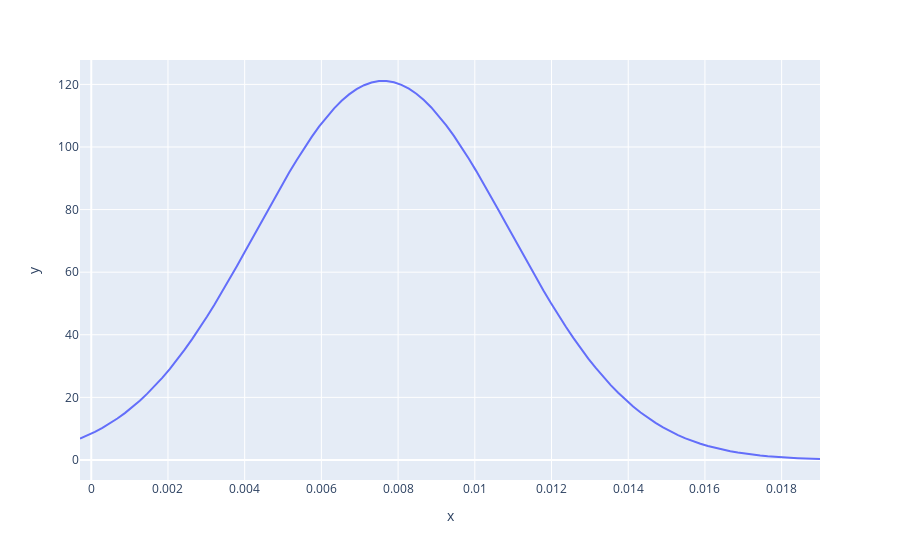

Notebook source saved alongside this figure:
### Code cell
mean = df_no2.iloc[:,2].mean()
std = df_no2.iloc[:,2].std()
min = df_no2.iloc[:,2].min()
max = df_no2.iloc[:,2].max()
show_norm(mean,std,min,max)
